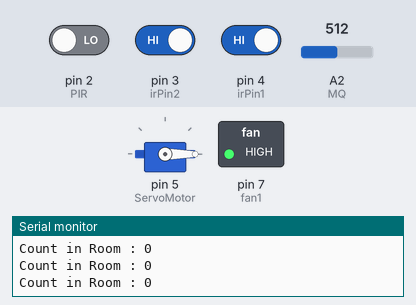
A sketch run on a simulated Arduino Uno, built with avr-gcc and run on an emulated ATmega328P. Parts: servo, switched loads named in the sketch (green lamp = pin HIGH), the last lines printed to the serial monitor. Inputs (shaded band) come from the test bench; at power-on: pin 3 (irPin2) HIGH, pin 4 (irPin1) HIGH, pin 2 (PIR) LOW, A2 (MQ) = 512.

Above: at 3.8 s.
3.9 s: pin 3 (irPin2) driven LOW
At 5.4 s:
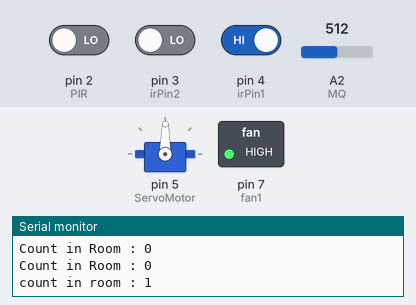
9.2 s: pin 3 (irPin2) driven HIGH
11.3 s: pin 4 (irPin1) driven LOW
At 12.7 s:
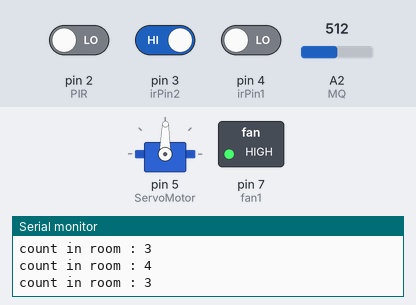
16.6 s: pin 4 (irPin1) driven HIGH
At 17.4 s:
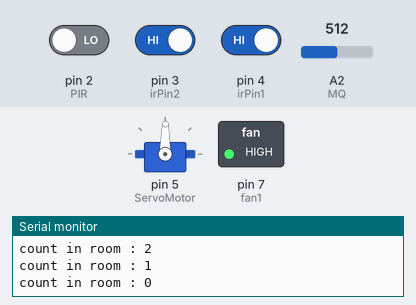
Timing chart, 0 to 19.6 s (numbered marks = the images above; inputs shaded):
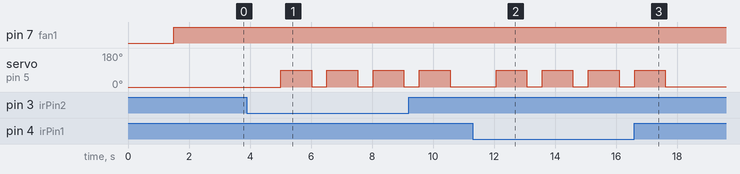

Measured:
- after the input at 3.9 s, servo on pin 5 (ServoMotor): alternates 89° for 1.0 s and 1° for 0.51 s, starting after 1.1 s
- after the input at 11.3 s, servo on pin 5 (ServoMotor): alternates 89° for 1.0 s and 1° for 0.51 s, starting after 0.76 s
- after the input at 16.6 s, servo on pin 5 (ServoMotor): goes on until 17.6 s, then stays 1°

The sketch:

Final1.ino
```cpp
#include<Servo.h>
#include <dht.h>
Servo motor;
dht DHT;

//sensor pins
int p=90;
int PIR = 2;
int irPin2=3;
int irPin1=4;
int ServoMotor = 5;
int LED = 6;
int fan1 = 7;


int MQ = A2;

//Mq2 threshold
int sensorThres = 400;

// bidirectional counter variable
int count=0;

void setup(){
  Serial.begin(9600);
  pinMode(irPin1,INPUT);
  pinMode(irPin2,INPUT);
  pinMode(PIR,INPUT);
  pinMode(MQ,INPUT);
  motor.attach(ServoMotor);
  motor.write(0);
}


void loop(){
  int in_val = digitalRead(irPin2);
  int out_val = digitalRead(irPin1);

  delay(500);

  if (in_val == LOW){
    count++;
    Serial.println((String)"count in room : " + count);

    for (p=0;p<90;p++){
    motor.write(p);}
    delay(1000);

    for (p=90;p>0;p--){
    motor.write(p);}
  }

  if (out_val == LOW){
    count--;
    Serial.println((String)"count in room : " + count);

    for (p=0;p<90;p++){
    motor.write(p);}
    delay(1000);

    for (p=90;p>0;p--){
    motor.write(p);}
  }

  if (count <= 0){
    Serial.println((String)"Count in Room : " + count);
    delay(1000);
  }

  //Smoke
  int smkAlt = 0;
  if(analogRead(MQ) > sensorThres){
    analogWrite(fan1,1023);
    smkAlt = 1;
  }

  if(smkAlt == 1){
    //Serial.println((String)"Gas Leakage in Kitchen! Alert!");
  }
  //Light
  int alert = 0;
  if(digitalRead(PIR) == 1){
    digitalWrite(LED,HIGH);
    alert = 1;
  }
  else{
    digitalWrite(LED,LOW);
  }

  if(count <= 0 && alert == 1){
    //Serial.println((String)"Intruder! Alert");
  }

}
```
